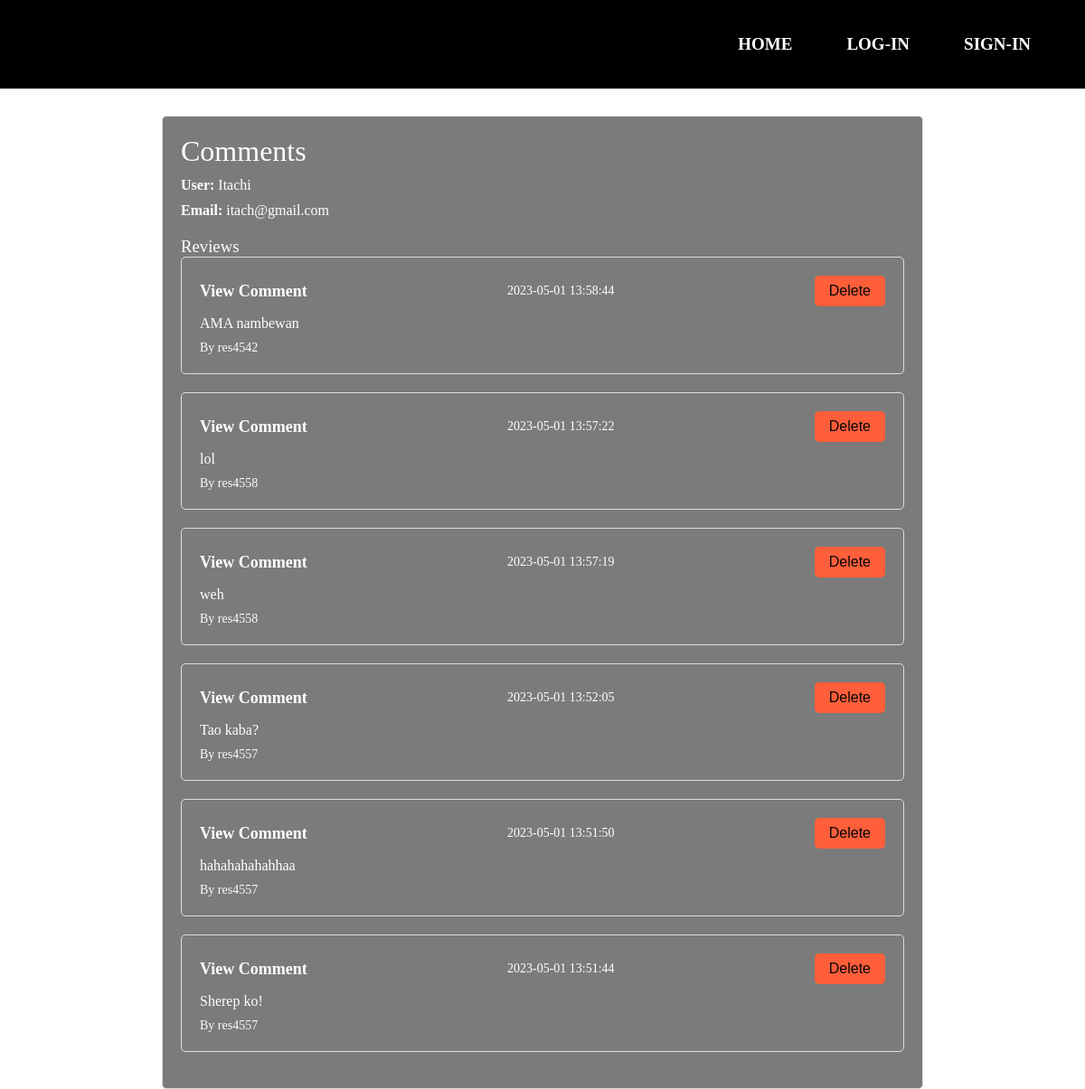
The page /users/1 on the database as committed earlier.
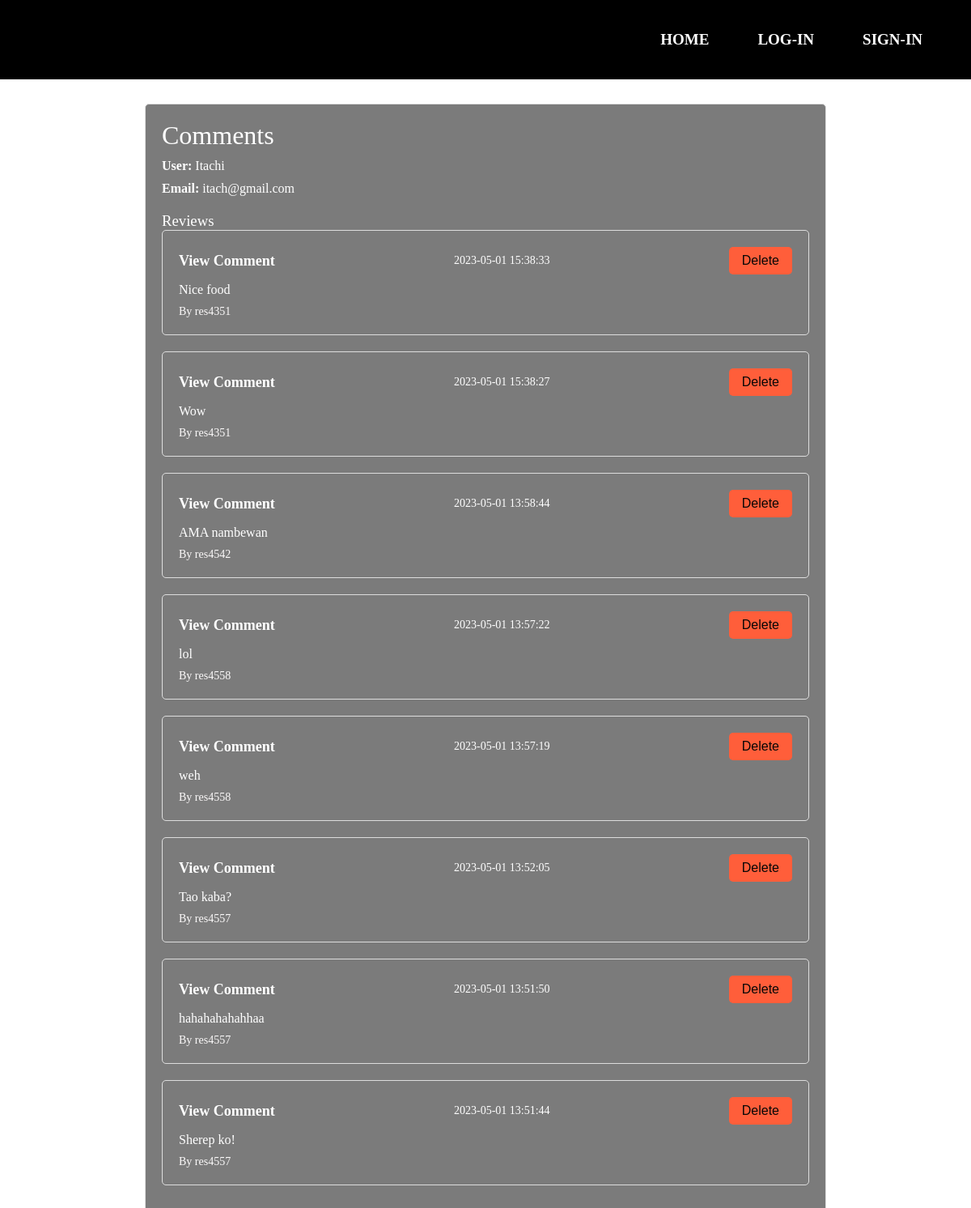
The same page on the database as committed later.
### tables this page shows
CREATE TABLE reviews
             (id INTEGER PRIMARY KEY AUTOINCREMENT,
              username TEXT NOT NULL,
              resto_id INTEGER NOT NULL,
              comment TEXT NOT NULL,
              date TIMESTAMP DEFAULT CURRENT_TIMESTAMP,
              FOREIGN KEY (username) REFERENCES users (username),
              FOREIGN KEY (resto_id) REFERENCES restaurants (id));

### Admin.py (the view)
def user_profile(user_id):
    with sqlite3.connect('users.db') as conn:
        c = conn.cursor()
        c.execute('SELECT id, username, email FROM users WHERE id = ?', (user_id,))
        user = c.fetchone()
        c.execute('SELECT id, resto_id, comment, date FROM reviews WHERE username = ? ORDER BY date DESC', (user[1],))
        reviews = c.fetchall()
    return render_template('user_profile.html', user=user, reviews=reviews)

### templates/user_profile.html (shortened to what this page needs)
<!DOCTYPE html>
<html lang="en">
<head>
  <link rel="stylesheet" href="/static/user_profile.css">
</head>
<body>
  <header>
    <nav>
      <ul>
        {% if 'username' in session %}
          <li><a href="{{ url_for('index') }}">HOME</a></li>
          <li class="dropdown">
            <a href="#" onclick="toggleDropdown()">{{ session['username'] }}!</a>
            <div class="dropdown-menu">
              <a href="/profile">Profile settings</a>
              <a href="/bookmarks">Bookmarks</a>
              {% if session['is_admin'] %}
                <a href="{{ url_for('user_list') }}">Admin</a>
              {% endif %}
            </div>
          </li>
          <li><a href="/logout">LOG OUT</a></li>
        {% else %}
        <li><a href="{{ url_for('index') }}">HOME</a></li>
        <li><a href="/login">LOG-IN</a></li>
        <li><a href="/register">SIGN-IN</a></li>
        {% endif %}
      </ul>
    </nav>
  </header>
  <div class="user-profile">
    <h1>Comments</h1>
    <div class="user-details">
      <p><strong>User: </strong> {{ user[1] }}</p>
      <p class="email"><strong>Email:</strong> {{ user[2] }}</p>
    </div>
    <div class="reviews">
      <h3>Reviews</h3>
      {% if reviews %}
      <ul>
        {% for review in reviews %}
        <li>
          <div class="review-header">
            <a href="{{ url_for('details', name=review[1]) }}">View Comment</a>
            <span class="review-date">{{ review[3] }}</span>
            <form method="POST" action="{{ url_for('delete_review_admin', review_id=review[0]) }}" class="delete-form">
              <button type="submit" class="delete-button">Delete</button>
            </form>
          </div>
          <p class="review-content">{{ review[2] }}</p>
          <p class="review-author">By {{ review[1] }}</p>
        </li>
        {% endfor %}
      </ul>
      {% else %}
      <p>No reviews yet.</p>
      {% endif %}
    </div>
  </div>
</body>
</html>

Rows that differ between the two databases and show on the page:
added reviews: date "2023-05-01 15:38:33", comment "Nice food", resto "res4351"
added reviews: date "2023-05-01 15:38:27", comment "Wow", resto "res4351"
